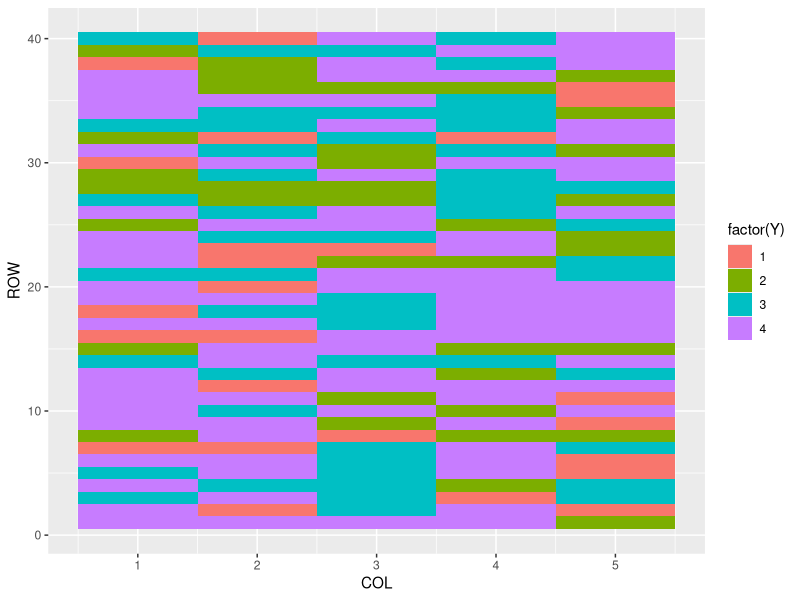
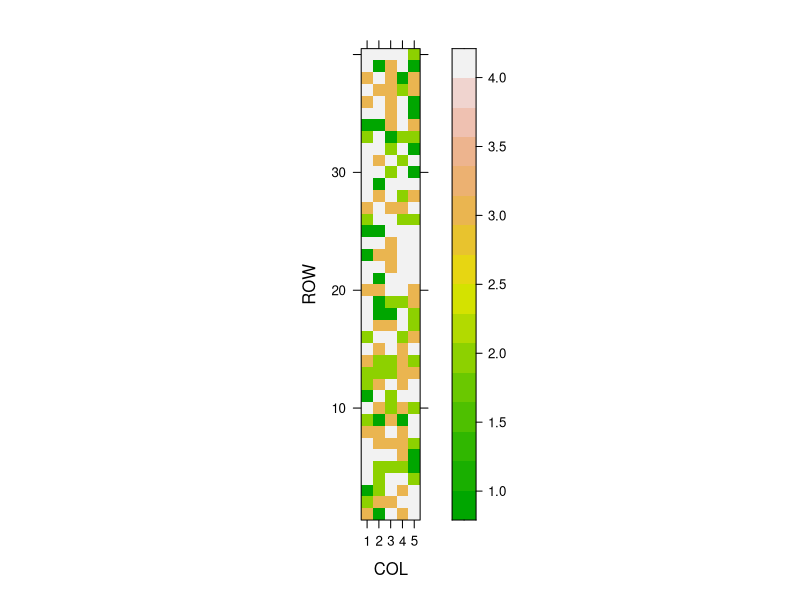
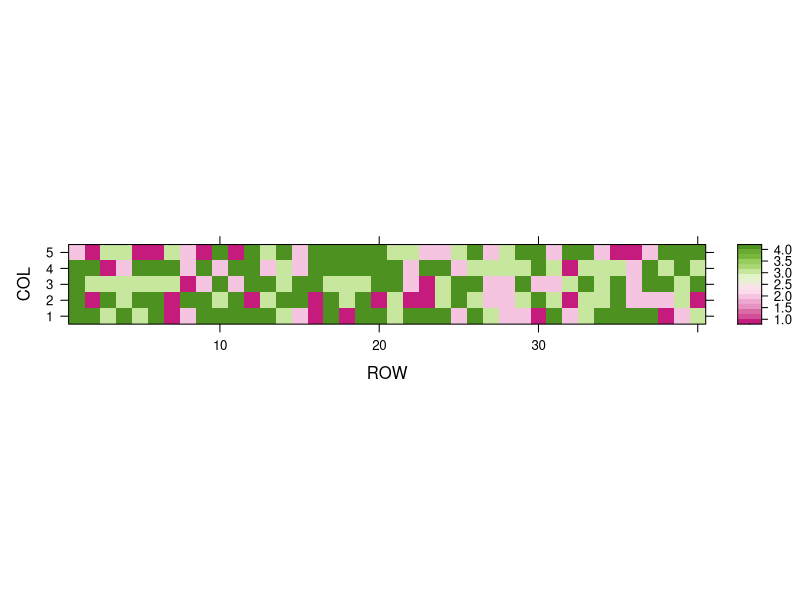

Here is the R script that generated these plots, in order: (Note: this script raises an error after producing the figures.)
library(reshape2)
library(ggplot2)
library(lattice)
library(viridisLite)
library(RColorBrewer)
library(grid)
library(vcd)
library(igraph)
library(dplyr)



NCols <- 5
NRows <- 20

## fixed values of starting parameters
  empty.vect <- c()
  fixed.par <- c(mu1=0,mu2=0.6,mu3=0.8,mu4=1.2,
                 phi1=0,phi2=0.5,phi3=0.7,phi4=0.3,
                 alpha1=0.5,alpha2=-0.5)
  fixed.par <- as.vector(fixed.par)
  vect <- c(empty.vect,fixed.par)
  

## calculate p 
## p is the response prob of y having category k=1,2,3,4 belongs to cluster r=1,2
  
  # OSM model
  sum.p.cluster1 <- exp(vect[1]-vect[5]*vect[9])+exp(vect[2]-vect[6]*vect[9])+exp(vect[3]-vect[7]*vect[9])+exp(vect[4]-vect[8]*vect[9])
  p1.clust1 <- exp(vect[1]-vect[5]*vect[9])/sum.p.cluster1
  p2.clust1 <- exp(vect[2]-vect[6]*vect[9])/sum.p.cluster1
  p3.clust1 <- exp(vect[3]-vect[7]*vect[9])/sum.p.cluster1
  p4.clust1 <- exp(vect[4]-vect[8]*vect[9])/sum.p.cluster1
  
  sum.p.cluster2 <- exp(vect[1]-vect[5]*vect[10])+exp(vect[2]-vect[6]*vect[10])+exp(vect[3]-vect[7]*vect[10])+exp(vect[4]-vect[8]*vect[10])
  p1.clust2 <- exp(vect[1]-vect[5]*vect[10])/sum.p.cluster2
  p2.clust2 <- exp(vect[2]-vect[6]*vect[10])/sum.p.cluster2
  p3.clust2 <- exp(vect[3]-vect[7]*vect[10])/sum.p.cluster2
  p4.clust2 <- exp(vect[4]-vect[8]*vect[10])/sum.p.cluster2
  
  theta1 <- c(p1.clust1, p2.clust1, p3.clust1, p4.clust1)
  theta2 <- c(p1.clust2, p2.clust2, p3.clust2, p4.clust2)
  
  
  cluster1 <- matrix(sample(1:4,size=NCols*NRows,replace=TRUE,prob=theta1),nrow=NRows)
  cluster2 <- matrix(sample(1:4,size=NCols*NRows,replace=TRUE,prob=theta2),nrow=NRows)
  
  ### OPTION 1 ###
  data5 <- rbind(cluster1,cluster2)
  my.data <- melt(data5)
  my.data <- data.frame(my.data)
  colnames(my.data) <- c("ROW","COL","Y")
  myplot <- ggplot(my.data, aes(x=COL, y=ROW, fill=factor(Y))) + geom_tile()
  myplot
  
  ### OPTION 2 ###
  my.data2 <- as.matrix(data5)
  myplot2 <- levelplot(t(my.data2[c(nrow(my.data2):1),]), col.regions = terrain.colors(100), 
                       xlab = "COL", ylab = "ROW")
  coul <- colorRampPalette(brewer.pal(8, "PiYG"))(25)
  myplot3 <- levelplot(my.data2, col.regions = coul, 
                       xlab = "ROW", ylab = "COL")
  myplot2
  myplot3
  
  ### OPTION 3 ###
  n <- 40
  NRows <- 20
  NCols <- 5
  phi.vect <- c(0, 0.5, 0.7, 1)
  R <- 2
  Labels <- list(categ = c("1","2","3","4"),
                 cluster = paste("R", 1:R, sep=""),
                 row = paste("r", 1:n, sep=""),
                 col = paste("c", 1:NCols, sep=""))
  data.matrix <- rbind(cluster1,cluster2)
  data.matrix
  is.matrix(data.matrix)
  ClusterRowY <- array(NA,n)
  for(i in 1:n){
    ClusterRowY[i] <- sample(1:R, 1, replace = TRUE)
  }
  rownames(ClusterRowY) <- Labels$row
  
  mosa <- spaced.mosaic.plot(y.mat = data.matrix,
                                v.phi.est = phi.vect,
                                R.best = R,
                                ClusterRowY = ClusterRowY,
                                labels = Labels)
  mosa
  is.matrix(mosa)
  names(mosa)
  plot(mosa, main = "Row Clustering Results")
  dim(mosa)
  dimnames(mosa) <- list
  xyplot(Labels~value, data=mosa)
  
  
  
  ### OPTION 4 ###
  my.plot5 <- ggplot(my.data, aes(x = COL, y = ROW)) + 
    geom_raster(aes(fill=Y)) + 
    scale_fill_gradient(low="grey90", high="red") +
    labs(x="letters", y="LETTERS", title="Matrix") +
    theme_bw() + theme(axis.text.x=element_text(size=9, angle=0, vjust=0.3),
                       axis.text.y=element_text(size=9),
                       plot.title=element_text(size=11))
  my.plot5
  
  ### OPTION 5 ###
  cluster1 <- matrix(sample(1:4,size=NCols*NRows,replace=TRUE,prob=theta1),nrow=NRows)
  cluster2 <- matrix(sample(1:4,size=NCols*NRows,replace=TRUE,prob=theta2),nrow=NRows)
  
  data5 <- rbind(cluster1,cluster2)
  is.matrix(data5)
  clusters <- lapply(split(data5, rep(1:2, each = nrow(data5)/2)),
         function(a) matrix(a, ncol = ncol(data5)))
  cluster1 <- clusters[[1]]
  cluster2 <- clusters[[2]]
  data5$colour <- ifelse(cluster1==cluster2, cluster1, 0)
  data5$colour <- factor(data5$colour)
  data5$ROW <- factor(data5$ROW, levels=unique(cluster1[,1]))
  data5$COL <- factor(data5$COL, levels=unique(cluster2[,2]))
  
  
  ggplot(data5, aes(x = COL, y = ROW, fill=colour)) + 
    geom_raster() + 
    scale_fill_manual(values=c("grey80", "#B40404", "#0B6121", "#FFBF00")) +
    labs(x="letters", y="LETTERS", title="Matrix") +
    theme_bw() + theme(axis.text.x=element_text(size=9, angle=0, vjust=0.3),
                       axis.text.y=element_text(size=9),
                       plot.title=element_text(size=11),
                       legend.text=element_text(size=7))
  
  

  
  ############################## BOX PLOT ######################################
  
  ## true value
  true.par <- c(mu1=0,mu2=0.6,mu3=0.8,mu4=1.2,u1=0,u2=0.1,u3=0.2,u4=1,alpha1=0.5,alpha2=-0.5)
  
  
  ## generated value
  gen.par <- rnorm(n=length(true.par))
  gen.par
  
  first <- boxplot(true.par,
                   main = "Range of true parameter values",
                   xlab = "Range",
                   ylab = "Fixed Value",
                   col = "orange",
                   border = "brown",
                   horizontal = TRUE,
                   notch = FALSE)
  
  second <- boxplot(gen.par,
                    main = "Range of generated parameter values",
                    xlab = "Range",
                    ylab = "Generated Value",
                    col = "green",
                    border = "blue",
                    horizontal = TRUE,
                    notch = FALSE)
  
  third <- boxplot(true.par,gen.par,
                   main = "Generated vs. Fixed values",
                   names = c("Fixed", "Rnorm"),
                   las = 2,
                   col = c("green","yellow"),
                   border = "blue",
                   horizontal = TRUE,
                   notch = FALSE)
  
  gen.mu.vect <- rnorm(n=100)
  fixed.mu.vect <- c(0,0.6,0.8,1)
  hist(gen.mu.vect)
  abline(v=fixed.mu.vect, col="red")
  
  
